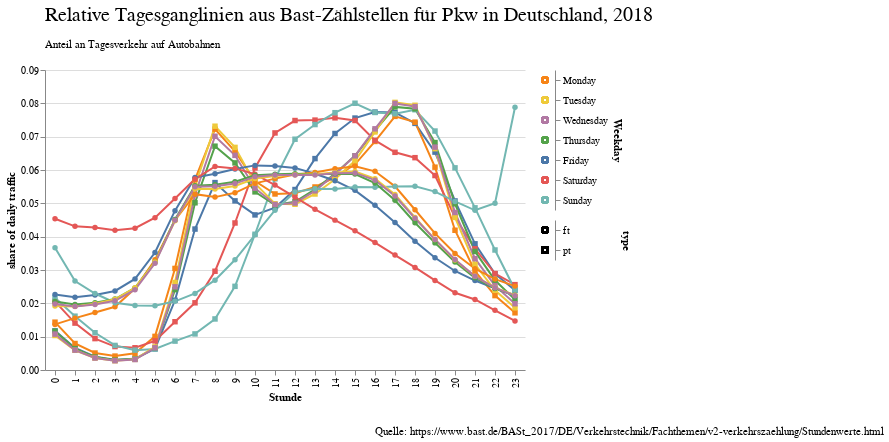

Write notebook code for a chart like this one.
### Code cell
# adding Titel and Subtitle
title = alt.Chart(
    {"values": [{"text": "Relative Tagesganglinien aus Bast-Zählstellen für Pkw in Deutschland, 2018"}]}
).mark_text(size=20, align='left',strokeWidth=0,stroke='white').encode(  #,anchor='start' , align='left'
    text="text:N",
    x=alt.value(0)
)

subtitle = alt.Chart(
    {"values": [{"text": 'Anteil an Tagesverkehr auf Autobahnen'}]}
).mark_text(size=11, align='left').encode(
    text="text:N",
    x=alt.value(0),
)

quelle = alt.Chart(
    {"values": [{"text": 'Quelle: https://www.bast.de/BASt_2017/DE/Verkehrstechnik/Fachthemen/v2-verkehrszaehlung/Stundenwerte.html'}]}
).mark_text(size=11, align='left').encode(
    text="text:N",
    x=alt.value(330),
    y=alt.value(20)
)
  
fullchart_title= alt.vconcat(
    title,
    subtitle,
    full_ch,
    quelle
).configure_view(
    stroke=None
).configure_concat(
    spacing=10
)

fullchart_title

### Figure 1 — Vega-Lite specification as saved in the notebook (floating-point values rounded to 4 significant figures; data arrays with more than 128 entries replaced by an {"elided": "..."} marker saying what was removed)
{"config": {"view": {"continuousWidth": 400, "continuousHeight": 300, "stroke": null}, "concat": {"spacing": 10}}, "vconcat": [{"data": {"name": "data-38fccbec07e617c4bbf27a6ee58b16ff"}, "mark": {"type": "text", "align": "left", "size": 20, "stroke": "white", "strokeWidth": 0}, "encoding": {"text": {"type": "nominal", "field": "text"}, "x": {"value": 0}}}, {"data": {"name": "data-246aac32441a08089c2d5fbd269d55c6"}, "mark": {"type": "text", "align": "left", "size": 11}, "encoding": {"text": {"type": "nominal", "field": "text"}, "x": {"value": 0}}}, {"hconcat": [{"mark": {"type": "line", "point": true}, "encoding": {"color": {"type": "nominal", "field": "weekday", "legend": null}, "detail": [{"type": "nominal", "field": "type"}], "shape": {"type": "ordinal", "field": "type", "legend": null}, "tooltip": [{"type": "quantitative", "field": "load_rel", "title": "Anteil an Tagesverkehr"}], "x": {"type": "ordinal", "field": "Stunde"}, "y": {"type": "quantitative", "field": "load_rel", "title": "share of daily traffic"}}, "selection": {"selector003": {"type": "interval", "bind": "scales", "encodings": ["x", "y"]}}, "transform": [{"filter": {"selection": "selector001"}}, {"filter": {"selection": "selector002"}}]}, {"vconcat": [{"mark": "point", "encoding": {"color": {"condition": {"type": "nominal", "field": "weekday", "legend": null, "selection": "selector002"}, "value": "lightgray"}, "y": {"type": "nominal", "axis": {"orient": "right"}, "field": "weekday", "sort": ["Monday", "Tuesday", "Wednesday", "Thursday", "Friday", "Saturday", "Sunday"], "title": "Weekday"}}, "selection": {"selector002": {"type": "multi", "fields": ["weekday"]}}}, {"mark": "point", "encoding": {"color": {"condition": {"value": "black", "selection": "selector001"}, "value": "lightgray"}, "shape": {"type": "ordinal", "field": "type", "legend": null}, "y": {"type": "nominal", "axis": {"orient": "right", "titleX": 65.0}, "field": "type", "title": "type"}}, "selection": {"selector001": {"type": "multi", "fields": ["type"]}}}]}], "data": {"name": "data-4c9a5c102f7fe98f7fce7f2db7a96210"}}, {"data": {"name": "data-08dd7e4c3f762d6487b64c09f731c6ab"}, "mark": {"type": "text", "align": "left", "size": 11}, "encoding": {"text": {"type": "nominal", "field": "text"}, "x": {"value": 330}, "y": {"value": 20}}}], "$schema": "https://vega.github.io/schema/vega-lite/v4.0.2.json", "datasets": {"data-38fccbec07e617c4bbf27a6ee58b16ff": [{"text": "Relative Tagesganglinien aus Bast-Zählstellen für Pkw in Deutschland, 2018"}], "data-246aac32441a08089c2d5fbd269d55c6": [{"text": "Anteil an Tagesverkehr auf Autobahnen"}], "data-4c9a5c102f7fe98f7fce7f2db7a96210": {"elided": "336 records"}, "data-08dd7e4c3f762d6487b64c09f731c6ab": [{"text": "Quelle: https://www.bast.de/BASt_2017/DE/Verkehrstechnik/Fachthemen/v2-verkehrszaehlung/Stundenwerte.html"}]}}
